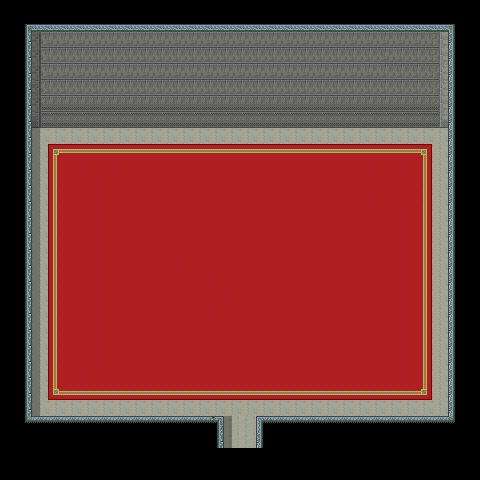

Rendered tile map (Tiled .tmx) drawn with the repository's tilesets; below, a short description and the map source with its tile grids summarised:
An orthogonal 30x30 tile map with 16x16 px tiles, 4 tile layers (Base, Base2, MonoShita, shadow), 4 tilesets and 16 objects (10223, 10224).

<map version="1.0" orientation="orthogonal" renderorder="right-down" width="30" height="30" tilewidth="16" tileheight="16" backgroundcolor="#000000" nextobjectid="42">
 <tileset firstgid="1" name="ST-Sewer-01" tilewidth="16" tileheight="16" tilecount="1504" columns="16">
  <image source="ST-Sewer-01.png" trans="aa55ff" width="256" height="1504" />
 </tileset>
 <tileset firstgid="1505" name="ed4" tilewidth="16" tileheight="16" tilecount="480" columns="30">
  <image source="ed4.png" trans="aa55ff" width="480" height="256" />
 </tileset>
 <tileset firstgid="1985" name="ST-MsionR-I01" tilewidth="16" tileheight="16" tilecount="1984" columns="16">
  <image source="ST-MsionR-I01.png" trans="aa55ff" width="256" height="1990" />
 </tileset>
 <tileset firstgid="3969" name="nomen" tilewidth="16" tileheight="16" tilecount="120" columns="10">
  <image source="nomen.png" trans="aa55ff" width="160" height="192" />
 </tileset>
 <layer name="Base" width="30" height="30">
  <properties>
   <property name="cc_vertexz" value="-13" />
  </properties>
  <data>[900 cells, 628 non-empty, 14 distinct tile ids]</data>
 </layer>
 <layer name="Base2" width="30" height="30">
  <properties>
   <property name="cc_vertexz" value="-12" />
  </properties>
  <data>[900 cells, 105 non-empty, 11 distinct tile ids]</data>
 </layer>
 <layer name="MonoShita" width="30" height="30">
  <properties>
   <property name="cc_vertexz" value="-11" />
  </properties>
  <data>[900 cells, 384 non-empty, 29 distinct tile ids]</data>
 </layer>
 <objectgroup name="collision">
  <object id="1" x="448" y="16" width="32" height="464" />
  <object id="2" x="256" y="416" width="192" height="64" />
  <object id="3" x="32" y="416" width="192" height="64" />
  <object id="4" x="0" y="16" width="32" height="464" />
  <object id="5" x="32" y="16" width="416" height="112" />
 </objectgroup>
 <layer name="shadow" width="30" height="30">
  <data>[900 cells, 26 non-empty, 1 distinct tile ids]</data>
 </layer>
 <objectgroup name="CHARA">
  <object id="25" x="224" y="368" width="32" height="32" />
  <object id="26" x="96" y="320" width="32" height="32" />
  <object id="27" name="10223" x="176" y="320" width="32" height="32" />
  <object id="28" x="272" y="320" width="32" height="32" />
  <object id="29" x="352" y="320" width="32" height="32" />
  <object id="30" x="352" y="224" width="32" height="32" />
  <object id="31" name="10224" x="272" y="224" width="32" height="32" />
  <object id="32" x="176" y="224" width="32" height="32" />
  <object id="33" x="96" y="224" width="32" height="32" />
 </objectgroup>
 <objectgroup name="event">
  <object id="38" x="448" y="16" width="32" height="32">
   <properties>
    <property name="EventID" value="1" />
    <property name="trigger" value="0" />
   </properties>
  </object>
  <object id="40" x="224" y="448" width="32" height="32">
   <properties>
    <property name="EventID" value="7" />
    <property name="trigger" value="1" />
   </properties>
  </object>
 </objectgroup>
</map>
